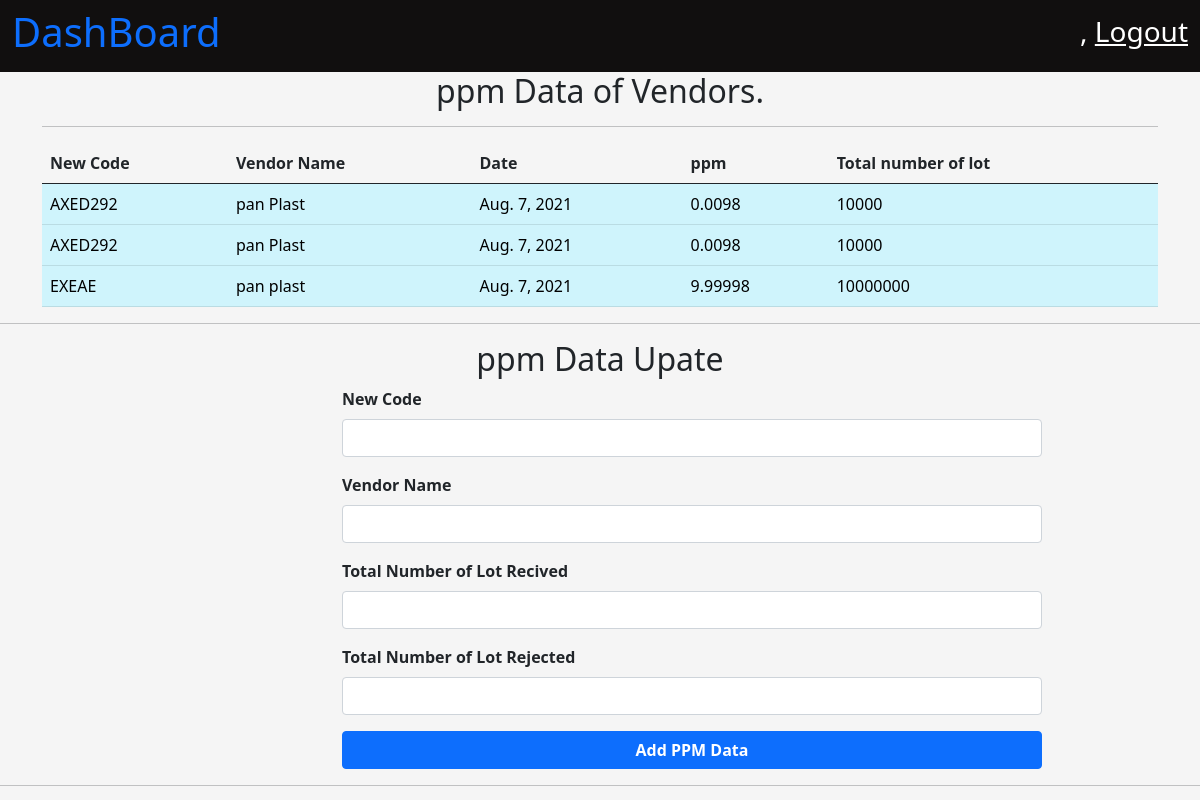
/quality/ppm, run on the app's committed database.
### MouldQuality/models.py (models this page shows, shortened)
class PPMData(models.Model):
    new_code =  models.CharField(max_length=100)
    vendor_name = models.CharField(max_length=200)
    ppm_data_added = models.DateField(auto_now_add=True)
    total_number_of_lot = models.IntegerField()
    total_number_of_lot_rejected = models.IntegerField()
    def ppm(self):
        number_of_lot_accepted = self.total_number_of_lot - self.total_number_of_lot_rejected
        return number_of_lot_accepted / (10 ** 6)

### MouldQuality/views.py (the view, shortened to what this page needs)
# urls.py: path('ppm', views.ppmDataView, name = "ppmData"),
def ppmDataView(request):
    context = {}
    ppm_data = PPMData.objects.all()
    context['ppm_data'] = ppm_data
    if len(ppm_data) == 0:
        context['NO_DATA'] = True
    else:
        context['NO_DATA'] = False
    for ppm in ppm_data:
        print(ppm.ppm_data_added)
    return render(request, 'quality/ppmData.html', context)

### MouldQuality/templates/quality/ppmData.html (shortened to what this page needs)
{% extends 'base.html' %}
{% load static %}
{% block title %}
    <link
        rel="stylesheet"
        href="{% static 'css/dashboard.css' %}" >
{% endblock %}
{% block body_content %}
    <nav
        class="navbar navbar-light dashboard_nav">
        <div class="container-fluid dashboard_nav">
            <p class="h1 dashboard_title">
                <a href="{% url 'homePage' %}" style="text-decoration:None;">
                  DashBoard
                </a>
            </p>
            <div class="user_data">
                <p class="h3">
                    {{ request.user.first_name }},
                    <a href="{% url 'userLogout' %}">
                        Logout
                    </a>
                </p>
            </div>
        </div>
    </nav>
    <div class="container">
        <p class="h2" style="text-align : center">
            ppm Data of Vendors.
        </p>
        <hr />
        {% if NO_DATA %}
            <p class="h3">
                No, Data To Show
            </p>
        {% else %}
            <table class="table">
                <thead>
                    <th class="col">
                        New Code
                    </th>
                    <th class="col">
                        Vendor Name
                    </th>
                    <th class="col">
                        Date
                    </th>
                    <th class="col">
                        ppm
                    </th>
                     <th class="col">
                        Total number of lot
                    </th>
                </thead>
                <tbody>
                    {% for data in ppm_data %}
                        <tr clas="table-info">
                            <td class="table-info">
                                {{ data.new_code }}
                            </td>
                            <td class="table-info">
                                {{ data.vendor_name }}
                            </td>
                            <td class="table-info">
                                {{ data.ppm_data_added }}
                            </td>
                            <td class="table-info">
                                {{ data.ppm }}
                            </td>
                            <td class="table-info">
                                {{ data.total_number_of_lot }}
                            </td>
                        </tr>
                    {% endfor %}
                </tbody>
            </table>
        {% endif %}
    </div>
    <hr />
    <div class="container">
        <p class="h2" style="text-align : center;">
            ppm Data Upate
        </p>
        <form action="{% url 'ppmData' %}" method = "POST" autocomplete="off" style="margin-left : 300px;width : 700px;">
            <div
                class="mb-3">
                <label
                    for="exampleInputEmail1"
                    class="form-label">
                    <b>
                    New Code
                    </b>
                </label>
                <input
                type="text"
                name = "newCode"
                class="form-control"
                id="newCode"
                required >
            </div>
            <div
                class="mb-3">
                <label
                    for="exampleInputEmail1"
                    class="form-label">
                    <b>
                    Vendor Name
                    </b>
                </label>
                <input
                type="text"
                name = "vendorName"
                class="form-control"
                id="vendorName"
                required >
            </div>
            <div
                class="mb-3">
                <label
                    for="exampleInputEmail1"
                    class="form-label">
                    <b>
                    Total Number of Lot Recived
                    </b>
                </label>
                <input
                type="number"
                name = "totalLot"
                class="form-control"
                id="totalLot"
                required >
            </div>
            <div
                class="mb-3">
                <label
                    for="exampleInputEmail1"
                    class="form-label">
                    <b>
                    Total Number of Lot Rejected
                    </b>
                </label>
                <input
                type="number"
                name = "rejectedLot"
                class="form-control"
                id="rejectedLot"
                required >
            </div>
            <div
            class="mb-3">
            <button type="submit" class="btn btn-primary" style="width :700px;"><b>Add PPM Data</b></button>
        </div>
        </form>
    </div>
    <hr />
{% endblock %}

### user_panel/static/css/dashboard.css (style rules this page uses)
body { background-color: whitesmoke; }
nav.dashboard_nav { background-color: rgb(17, 15, 15); }
nav.dashboard_nav div.dashboard_nav { color : white; }
nav.dashboard_nav div.user_data p a { color: white; }

### data on the page
PPMData: new_code "AXED292", vendor_name "pan Plast", ppm_data_added "Aug. 7, 2021", ppm "0.0098", total_number_of_lot "10000"
PPMData: new_code "AXED292", vendor_name "pan Plast", ppm_data_added "Aug. 7, 2021", ppm "0.0098", total_number_of_lot "10000"
PPMData: new_code "EXEAE", vendor_name "pan plast", ppm_data_added "Aug. 7, 2021", ppm "9.99998", total_number_of_lot "10000000"
